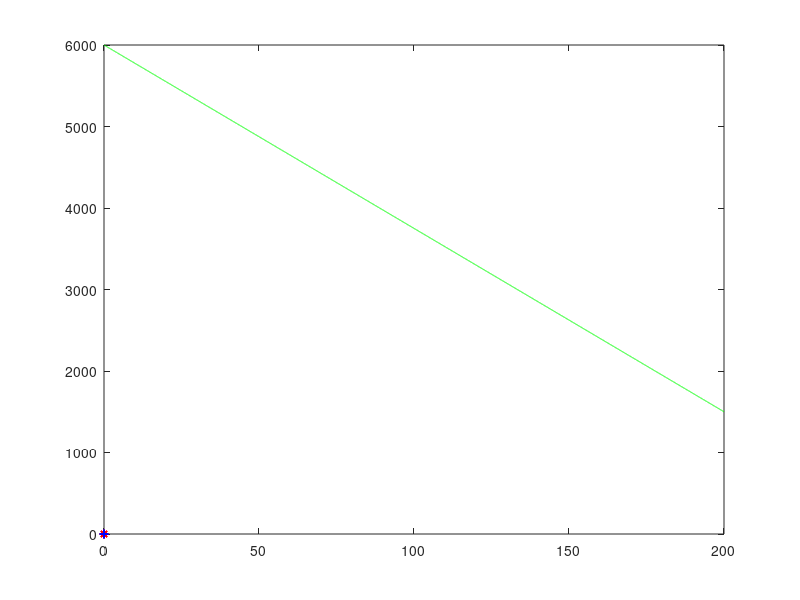

This figure's MATLAB source: (Note: this script raises an error after producing the figure.)
clear

%K means

files = dir('C:/Users/Jordan/Documents/This Semester/ECE 759/Project2/NoWaterTesting/*.jpg');
path = 'C:/Users/Jordan/Documents/This Semester/ECE 759/Project2/NoWaterTesting/';
i = 1;
x = zeros(1,10);
y = zeros(1,10);
for file = files'
    RGB = imread(strcat(path,file.name));
    x(i) = mean2(RGB);
    std_dev = std2(RGB);
    y(i) = std_dev^2;
    i = i + 1;
end

files = dir('C:/Users/Jordan/Documents/This Semester/ECE 759/Project2/ImagesWithWaterTESTING/*.jpg');
path = 'C:/Users/Jordan/Documents/This Semester/ECE 759/Project2/ImagesWithWaterTESTING/';
i = 1;
h = zeros(1,10);
k = zeros(1,10);
for file = files'
    RGB = imread(strcat(path,file.name));
    r = RGB(:,:,1);
    g = RGB(:,:,2);
    b = RGB(:,:,3);
    t = find((r>240) & (g>220) & (b<50));
    r(t) = [];
    g(t) = [];
    b(t) = [];
    RGB = cat(3,r,g,b);
    h(i) = mean2(RGB);
    std_dev = std2(RGB);
    k(i) = std_dev^2;
    i = i + 1;
end

a = 0:.01:200;
b = -22.5*a + 6000;
figure(1)
plot(x,y,'r*',h,k,'b+')
hold on
plot(a,b, 'g')


A = [x; y];
B = [h; k];
X = vertcat(A',B');

[idx, C] = kmeans(X,2);

figure(2)
plot(X(idx==1,1),X(idx==1,2),'b+','MarkerSize',12)
hold on
plot(X(idx==2,1),X(idx==2,2),'r*','MarkerSize',12)
plot(C(:,1),C(:,2),'kx',...
     'MarkerSize',15,'LineWidth',3)
legend('Cluster 1','Cluster 2','Centroids',...
       'Location','NW')
title 'Cluster Assignments and Centroids'
hold off
